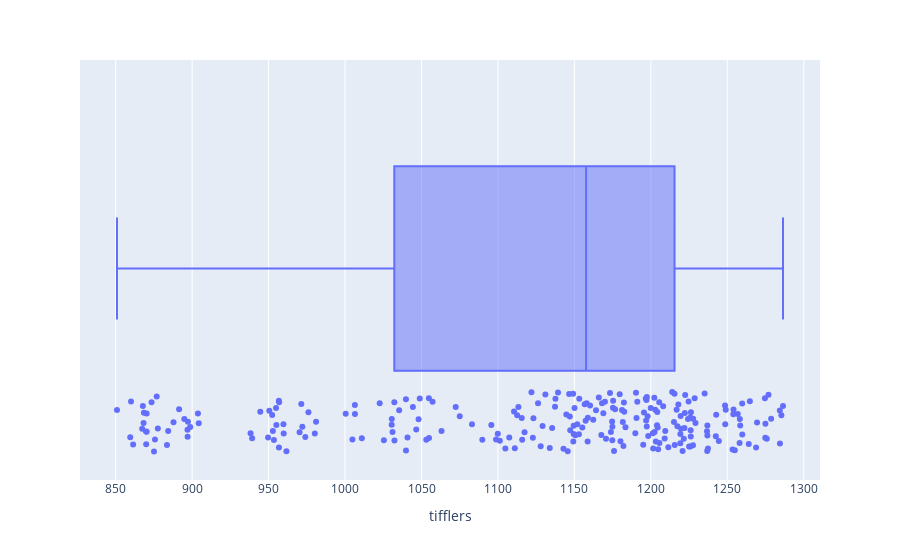

Notebook code for this chart:
### Code cell
fig = px.box(df, x= "tifflers", points = "all")
fig.show()

### Figure 1 — Plotly figure (JSON) as saved in the notebook; plotly's stock layout.template omitted (floating-point values rounded to 4 significant figures; data arrays with more than 128 entries replaced by an {"elided": "..."} marker saying what was removed)
{"data": [{"alignmentgroup": "True", "boxpoints": "all", "hovertemplate": "tifflers=%{x}<extra></extra>", "legendgroup": "", "marker": {"color": "#636efa"}, "name": "", "notched": false, "offsetgroup": "", "orientation": "h", "showlegend": false, "type": "box", "x": {"elided": "246 float values"}, "x0": " ", "xaxis": "x", "y0": " ", "yaxis": "y"}], "layout": {"boxmode": "group", "legend": {"tracegroupgap": 0}, "margin": {"t": 60}, "xaxis": {"anchor": "y", "domain": [0, 1], "title": {"text": "tifflers"}}, "yaxis": {"anchor": "x", "domain": [0, 1]}}}
